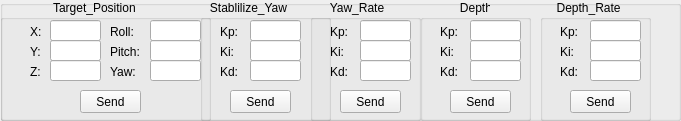
     <widget class="QGroupBox" name="groupBox_2">
      <property name="geometry">
       <rect>
        <x>20</x>
        <y>310</y>
        <width>681</width>
        <height>121</height>
       </rect>
      </property>
      <property name="title">
       <string/>
      </property>
      <widget class="QGroupBox" name="Target_Position">
       <property name="geometry">
        <rect>
         <x>0</x>
         <y>0</y>
         <width>211</width>
         <height>121</height>
        </rect>
       </property>
       <property name="title">
        <string>                Target_Position</string>
       </property>
       <widget class="QLabel" name="Target_Position_X">
        <property name="geometry">
         <rect>
          <x>30</x>
          <y>20</y>
          <width>21</width>
          <height>23</height>
         </rect>
        </property>
        <property name="text">
         <string>X:</string>
        </property>
       </widget>
       <widget class="QLineEdit" name="Target_Position_X_Input">
        <property name="geometry">
         <rect>
          <x>50</x>
          <y>20</y>
          <width>51</width>
          <height>21</height>
         </rect>
        </property>
        <property name="text">
         <string/>
        </property>
       </widget>
       <widget class="QLabel" name="Target_Position_Y">
        <property name="geometry">
         <rect>
          <x>30</x>
          <y>40</y>
          <width>21</width>
          <height>23</height>
         </rect>
        </property>
        <property name="text">
         <string>Y:</string>
        </property>
       </widget>
       <widget class="QLineEdit" name="Target_Position_Y_Input">
        <property name="geometry">
         <rect>
          <x>50</x>
          <y>40</y>
          <width>51</width>
          <height>21</height>
         </rect>
        </property>
        <property name="text">
         <string/>
        </property>
       </widget>
       <widget class="QLineEdit" name="Target_Position_Z_Input">
        <property name="geometry">
         <rect>
          <x>50</x>
          <y>60</y>
          <width>51</width>
          <height>21</height>
         </rect>
        </property>
        <property name="text">
         <string/>
        </property>
       </widget>
       <widget class="QLabel" name="Target_Position_Z">
        <property name="geometry">
         <rect>
          <x>30</x>
          <y>60</y>
          <width>21</width>
          <height>23</height>
         </rect>
        </property>
        <property name="text">
         <string>Z:</string>
        </property>
       </widget>
       <widget class="QPushButton" name="Target_Position_Send">
        <property name="geometry">
         <rect>
          <x>80</x>
          <y>90</y>
          <width>61</width>
          <height>23</height>
         </rect>
        </property>
        <property name="text">
         <string>Send</string>
        </property>
       </widget>
       <widget class="QLabel" name="Target_Position_Roll">
        <property name="geometry">
         <rect>
          <x>110</x>
          <y>20</y>
          <width>41</width>
          <height>23</height>
         </rect>
        </property>
        <property name="text">
         <string>Roll:</string>
        </property>
       </widget>
       <widget class="QLineEdit" name="Target_Position_Roll_Input">
        <property name="geometry">
         <rect>
          <x>150</x>
          <y>20</y>
          <width>51</width>
          <height>21</height>
         </rect>
        </property>
        <property name="text">
         <string/>
        </property>
       </widget>
       <widget class="QLineEdit" name="Target_Position_Pitch_Input">
        <property name="geometry">
         <rect>
          <x>150</x>
          <y>40</y>
          <width>51</width>
          <height>21</height>
         </rect>
        </property>
        <property name="text">
         <string/>
        </property>
       </widget>
       <widget class="QLabel" name="Target_Position_yaw">
        <property name="geometry">
         <rect>
          <x>110</x>
          <y>60</y>
          <width>31</width>
          <height>23</height>
         </rect>
        </property>
        <property name="text">
         <string>Yaw:</string>
        </property>
       </widget>
       <widget class="QLineEdit" name="Target_Position_Yaw_Input">
        <property name="geometry">
         <rect>
          <x>150</x>
          <y>60</y>
          <width>51</width>
          <height>21</height>
         </rect>
        </property>
        <property name="text">
         <string/>
        </property>
       </widget>
       <widget class="QLabel" name="Target_Position_Pitch">
        <property name="geometry">
         <rect>
          <x>110</x>
          <y>40</y>
          <width>41</width>
          <height>23</height>
         </rect>
        </property>
        <property name="text">
         <string>Pitch:</string>
        </property>
       </widget>
      </widget>
      <widget class="QGroupBox" name="Stablilize_Yaw">
       <property name="geometry">
        <rect>
         <x>200</x>
         <y>0</y>
         <width>131</width>
         <height>121</height>
        </rect>
       </property>
       <property name="title">
        <string>   Stablilize_Yaw</string>
       </property>
       <widget class="QLabel" name="Stablilize_Yaw_Kp">
        <property name="geometry">
         <rect>
          <x>20</x>
          <y>20</y>
          <width>21</width>
          <height>23</height>
         </rect>
        </property>
        <property name="text">
         <string>Kp:</string>
        </property>
       </widget>
       <widget class="QLineEdit" name="Stablilize_Yaw_Kp_Input">
        <property name="geometry">
         <rect>
          <x>50</x>
          <y>20</y>
          <width>51</width>
          <height>21</height>
         </rect>
        </property>
        <property name="text">
         <string/>
        </property>
       </widget>
       <widget class="QLabel" name="Stablilize_Yaw_Ki">
        <property name="geometry">
         <rect>
          <x>20</x>
          <y>40</y>
          <width>21</width>
          <height>23</height>
         </rect>
        </property>
        <property name="text">
         <string>Ki:</string>
        </property>
       </widget>
       <widget class="QLineEdit" name="Stablilize_Yaw_Ki_Input">
        <property name="geometry">
         <rect>
          <x>50</x>
          <y>40</y>
          <width>51</width>
          <height>21</height>
         </rect>
        </property>
        <property name="text">
         <string/>
        </property>
       </widget>
       <widget class="QLineEdit" name="Stablilize_Yaw_Kd_Input">
        <property name="geometry">
         <rect>
          <x>50</x>
          <y>60</y>
          <width>51</width>
          <height>21</height>
         </rect>
        </property>
        <property name="text">
         <string/>
        </property>
       </widget>
       <widget class="QLabel" name="Stablilize_Yaw_Kd">
        <property name="geometry">
         <rect>
          <x>20</x>
          <y>60</y>
          <width>21</width>
          <height>23</height>
         </rect>
        </property>
        <property name="text">
         <string>Kd:</string>
        </property>
       </widget>
       <widget class="QPushButton" name="Stablilize_Yaw_Send">
        <property name="geometry">
         <rect>
          <x>30</x>
          <y>90</y>
          <width>61</width>
          <height>23</height>
         </rect>
        </property>
        <property name="text">
         <string>Send</string>
        </property>
       </widget>
      </widget>
      <widget class="QGroupBox" name="Yaw_Rate">
       <property name="geometry">
        <rect>
         <x>310</x>
         <y>0</y>
         <width>111</width>
         <height>121</height>
        </rect>
       </property>
       <property name="title">
        <string>      Yaw_Rate</string>
       </property>
       <widget class="QLabel" name="Yaw_Rate_Kp">
        <property name="geometry">
         <rect>
          <x>20</x>
          <y>20</y>
          <width>21</width>
          <height>23</height>
         </rect>
        </property>
        <property name="text">
         <string>Kp:</string>
        </property>
       </widget>
       <widget class="QLineEdit" name="Yaw_Rate_Kp_Input">
        <property name="geometry">
         <rect>
          <x>50</x>
          <y>20</y>
          <width>51</width>
          <height>21</height>
         </rect>
        </property>
       </widget>
       <widget class="QLabel" name="Yaw_Rate_Ki">
        <property name="geometry">
         <rect>
          <x>20</x>
          <y>40</y>
          <width>21</width>
          <height>23</height>
         </rect>
        </property>
        <property name="text">
         <string>Ki:</string>
        </property>
       </widget>
       <widget class="QLineEdit" name="Yaw_Rate_Ki_Input">
        <property name="geometry">
         <rect>
          <x>50</x>
          <y>40</y>
          <width>51</width>
          <height>21</height>
         </rect>
        </property>
       </widget>
       <widget class="QLineEdit" name="Yaw_Rate_Kd_Input">
        <property name="geometry">
         <rect>
          <x>50</x>
          <y>60</y>
          <width>51</width>
          <height>21</height>
         </rect>
        </property>
        <property name="text">
         <string/>
        </property>
       </widget>
       <widget class="QLabel" name="Yaw_Rate_Kd">
        <property name="geometry">
         <rect>
          <x>20</x>
          <y>60</y>
          <width>21</width>
          <height>23</height>
         </rect>
        </property>
        <property name="text">
         <string>Kd:</string>
        </property>
       </widget>
       <widget class="QPushButton" name="Yaw_Rate_Send">
        <property name="geometry">
         <rect>
          <x>30</x>
          <y>90</y>
          <width>61</width>
          <height>23</height>
         </rect>
        </property>
        <property name="text">
         <string>Send</string>
        </property>
       </widget>
      </widget>
      <widget class="QGroupBox" name="Depth">
       <property name="geometry">
        <rect>
         <x>420</x>
         <y>0</y>
         <width>111</width>
         <height>121</height>
        </rect>
       </property>
       <property name="title">
        <string>            Depth</string>
       </property>
       <widget class="QLabel" name="Depth_Kp">
        <property name="geometry">
         <rect>
          <x>20</x>
          <y>20</y>
          <width>21</width>
          <height>23</height>
         </rect>
        </property>
        <property name="text">
         <string>Kp:</string>
        </property>
       </widget>
       <widget class="QLineEdit" name="Depth_Kp_Input">
        <property name="geometry">
         <rect>
          <x>50</x>
          <y>20</y>
          <width>51</width>
          <height>21</height>
         </rect>
        </property>
       </widget>
       <widget class="QLabel" name="Depth_Ki">
        <property name="geometry">
         <rect>
          <x>20</x>
          <y>40</y>
          <width>21</width>
          <height>23</height>
         </rect>
        </property>
        <property name="text">
         <string>Ki:</string>
        </property>
       </widget>
       <widget class="QLineEdit" name="Depth_Ki_Input">
        <property name="geometry">
         <rect>
          <x>50</x>
          <y>40</y>
          <width>51</width>
          <height>21</height>
         </rect>
        </property>
       </widget>
       <widget class="QLineEdit" name="Depth_Kd_Input">
        <property name="geometry">
         <rect>
          <x>50</x>
          <y>60</y>
          <width>51</width>
          <height>21</height>
         </rect>
        </property>
        <property name="text">
         <string/>
        </property>
       </widget>
       <widget class="QLabel" name="Depth_Kd">
        <property name="geometry">
         <rect>
          <x>20</x>
          <y>60</y>
          <width>21</width>
          <height>23</height>
         </rect>
        </property>
        <property name="text">
         <string>Kd:</string>
        </property>
       </widget>
       <widget class="QPushButton" name="Depth_Send">
        <property name="geometry">
         <rect>
          <x>30</x>
          <y>90</y>
          <width>61</width>
          <height>23</height>
         </rect>
        </property>
        <property name="text">
         <string>Send</string>
        </property>
       </widget>
      </widget>
      <widget class="QGroupBox" name="Depth_Rate">
       <property name="geometry">
        <rect>
         <x>540</x>
         <y>0</y>
         <width>111</width>
         <height>121</height>
        </rect>
       </property>
       <property name="title">
        <string>     Depth_Rate</string>
       </property>
       <widget class="QLabel" name="Depth_Rate_Kp">
        <property name="geometry">
         <rect>
          <x>20</x>
          <y>20</y>
          <width>21</width>
          <height>23</height>
         </rect>
        </property>
        <property name="text">
         <string>Kp:</string>
        </property>
       </widget>
       <widget class="QLineEdit" name="Depth_Rate_Kp_Input">
        <property name="geometry">
         <rect>
          <x>50</x>
          <y>20</y>
          <width>51</width>
          <height>21</height>
         </rect>
        </property>
       </widget>
       <widget class="QLabel" name="Depth_Rate_Ki">
        <property name="geometry">
         <rect>
          <x>20</x>
          <y>40</y>
          <width>21</width>
          <height>23</height>
         </rect>
        </property>
        <property name="text">
         <string>Ki:</string>
        </property>
       </widget>
       <widget class="QLineEdit" name="Depth_Rate_Ki_Input">
        <property name="geometry">
         <rect>
          <x>50</x>
          <y>40</y>
          <width>51</width>
          <height>21</height>
         </rect>
        </property>
       </widget>
       <widget class="QLineEdit" name="Depth_Rate_Kd_Input">
        <property name="geometry">
         <rect>
          <x>50</x>
          <y>60</y>
          <width>51</width>
          <height>21</height>
         </rect>
        </property>
        <property name="text">
         <string/>
        </property>
       </widget>
       <widget class="QLabel" name="Depth_Rate_Kd">
        <property name="geometry">
         <rect>
          <x>20</x>
          <y>60</y>
          <width>21</width>
          <height>23</height>
         </rect>
        </property>
        <property name="text">
         <string>Kd:</string>
        </property>
       </widget>
       <widget class="QPushButton" name="Depth_Rate_Send">
        <property name="geometry">
         <rect>
          <x>30</x>
          <y>90</y>
          <width>61</width>
          <height>23</height>
         </rect>
        </property>
        <property name="text">
         <string>Send</string>
        </property>
       </widget>
      </widget>
     </widget>
